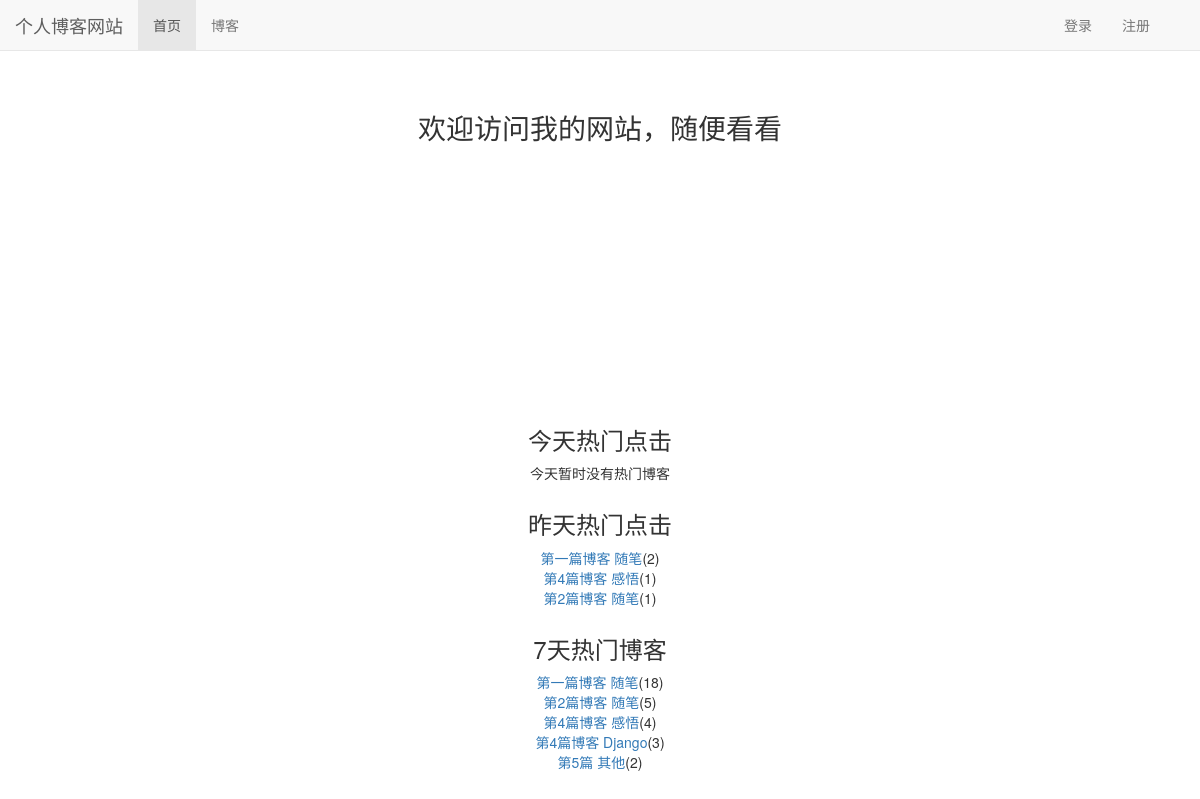
The app's page /, older data.
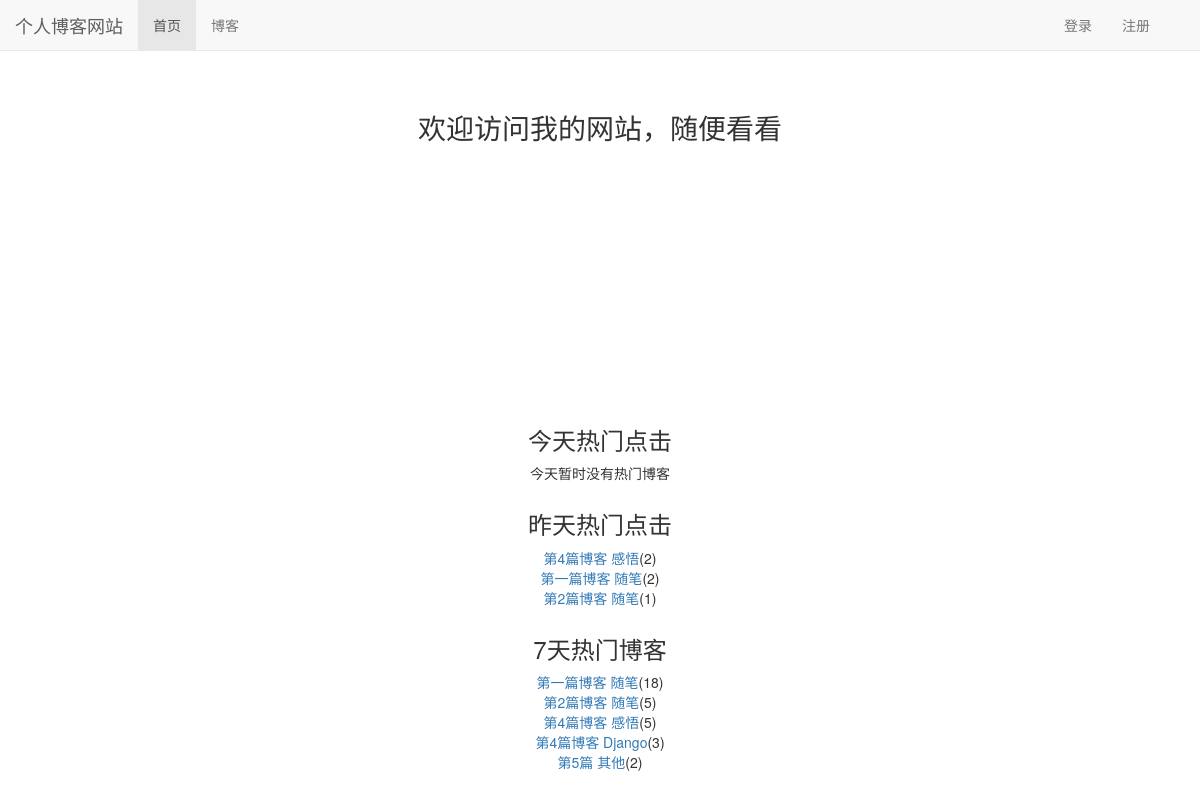
The same page, newer data.
### read_statistics/models.py (models this page shows)
class ReadDetail(models.Model):
    date = models.DateField(default=timezone.now)
    read_num = models.IntegerField(default=0)
    content_type = models.ForeignKey(ContentType, on_delete=models.CASCADE)
    object_id = models.PositiveIntegerField()
    content_object = GenericForeignKey('content_type', 'object_id')

### blog/models.py (models this page shows, shortened)
class Blog(models.Model, ReadNumExpandMethod):  # 继承 方法
    title = models.CharField(max_length=50)
    blog_type = models.ForeignKey(BlogType, on_delete=models.CASCADE)
    content = RichTextUploadingField()
    author = models.ForeignKey(User, on_delete=models.CASCADE)
    read_details = GenericRelation(ReadDetail)
    created_time = models.DateTimeField(auto_now_add=True)
    last_updated_time = models.DateTimeField(auto_now=True)
    class Meta:
        ordering = ['created_time']

### mysite/views.py (the view)
# urls.py: 2. Add a URL to urlpatterns:  path('', views.home, name='home')
def home(request):
    blog_content_type = ContentType.objects.get_for_model(Blog)
    dates, read_nums = get_seven_days_read_data(blog_content_type)
    today_hot_data = get_today_hot_data(blog_content_type)
    yesterday_hot_data = get_yesterday_hot_data(blog_content_type)
    hot_data_for_7_days = cache.get('hot_data_for_7_days')
    if hot_data_for_7_days is None:
        hot_data_for_7_days = get_7_days_hot_data(blog_content_type)
        cache.set('hot_data_for_7_days', hot_data_for_7_days, 20)
        print('calc')
    else:
        print('use cache')
    context = {}
    context['dates'] = dates
    context['read_nums'] = read_nums
    context['today_hot_data'] = today_hot_data
    context['yesterday_hot_data'] = yesterday_hot_data
    context['hot_data_for_7_days'] = hot_data_for_7_days
    return render(request, 'home.html', context)

### read_statistics/utils.py (called while the page is built)
def get_seven_days_read_data(content_type):
    today = timezone.now().date()
    dates = []
    read_nums = []
    for i in range(6, -1, -1):
        date = today - datetime.timedelta(days=i)
        dates.append(date.strftime('%m/%d'))
        read_details = ReadDetail.objects.filter(
            content_type=content_type, date=date)
        result = read_details.aggregate(read_num_sum=Sum('read_num'))  # 聚合
        read_nums.append(result['read_num_sum'] or 0)  # 空则为0
    return dates, read_nums

def get_today_hot_data(content_type):
    today = timezone.now().date()
    read_details = ReadDetail.objects.filter(
        content_type=content_type, date=today).order_by('-read_num')
    return read_details[:7]  # 取前7条

def get_yesterday_hot_data(content_type):
    today = timezone.now().date()
    yesterday = today - datetime.timedelta(days=1)
    read_details = ReadDetail.objects.filter(
        content_type=content_type, date=yesterday).order_by('-read_num')
    return read_details[:7]

def get_7_days_hot_data(content_type):
    today = timezone.now().date()
    date = today - datetime.timedelta(days=7)
    blogs = Blog.objects\
        .filter(read_details__date__lt=today, read_details__date__gte=date)\
        .values('id', 'title')\
        .annotate(read_num_sum=Sum('read_details__read_num'))\
        .order_by('-read_num_sum')
    return blogs[:7]

### user/context_processors.py (called while the page is built)
def login_modal_form(request):
    return {'login_modal_form': LoginForm()}

### templates/home.html (shortened to what this page needs)
{% extends "base.html" %}
{% load staticfiles %}
{% block nav_home_active %}active{% endblock %}
{% block header_extends %}
    <link rel="stylesheet" href="{% static 'home.css' %}">
{% endblock header_extends %}
{% block content %}
    <h3 class="home-content">欢迎访问我的网站，随便看看</h3>
    <div id="container"></div>
<div class="hot-data">
    <h3 class="hot_data_title">今天热门点击</h3>
    <ul>
        {% for hot_data in today_hot_data  %}
        <li><a href="{% url 'blog_detail' hot_data.content_object.pk %}">{{ hot_data.content_object.title }}</a>({{ hot_data.read_num }})</li>
        {% empty %}
        <li>今天暂时没有热门博客</li>
        {% endfor %}
    </ul>
</div>
<div class="hot-data">
    <h3>昨天热门点击</h3>
    <ul>
        {% for hot_data in yesterday_hot_data  %}
        <li><a href="{% url 'blog_detail' hot_data.content_object.pk %}">{{ hot_data.content_object.title }}</a>({{ hot_data.read_num }})</li>
        {% empty %}
        <li>昨天没有热门博客</li>
        {% endfor %}
    </ul>
</div>
<div class="hot-data">
    <h3>7天热门博客</h3>
    <ul>
        {% for hot_data in hot_data_for_7_days  %}
        <li><a href="{% url 'blog_detail' hot_data.id %}">{{ hot_data.title }}</a>({{ hot_data.read_num_sum }})</li>
        {% empty %}
        <li>没有热门博客</li>
        {% endfor %}
    </ul>
</div>
{% endblock content %}

### templates/base.html (shortened to what this page needs)
{% load staticfiles %}
<!DOCTYPE html>
<html lang="zh-CN">
<head>
    <link rel="stylesheet" href="/static/base.css">
    <link rel="stylesheet" href="{% static 'bootstrap-3.3.7/css/bootstrap.min.css' %}">
    {% block header_extends %}
    {% endblock header_extends %}
</head>
<body>
    <div class="navbar navbar-default navbar-fixed-top" role="navigation">
        <div class="container-fluid">
            <div class="navbar-header">
                <a class="navbar-brand" href="{% url 'home' %}">个人博客网站</a>
            </div>
            <div class="collapse navbar-collapse" id="navbar-collapse">
                <ul class="nav navbar-nav">
                        <li class="{% block nav_home_active %}{% endblock %}"><a href="{% url 'home' %}">首页</a></li>
                        <li class="{% block nav_blog_active%}{% endblock%}">
                        <a href="{% url 'blog_list' %}">博客</a></li>
                </ul>
                <ul class="nav navbar-nav navbar-right">
                    {% if not user.is_authenticated %}
                        <li><a href="{% url 'login' %}?from={{ request.get_full_path }}">登录</a></li>
                        <li><a href="{% url 'register' %}?from={{ request.get_full_path }}">注册</a></li>
                    {% endif %}
                </ul>
            </div>
        </div>
    </div>
    {% block content %}{% endblock content %}
</body>
</html>

### static/base.css (style rules this page uses)
* { margin: 0; padding: 0; }
body { margin-top: 70px!important; }
ul { list-style: none; }
ul.navbar-right { margin-right: 20px; }

### static/home.css (style rules this page uses)
h3.home-content { font-size: 2em; text-align: center; margin-top: 4em; margin-bottom: 2em; }
div#container { margin: 0 auto; height:200px; width: 600px; }
div.hot-data { text-align: center; margin-top: 2em }

Row changes from the older to the newer data that the page shows:
changed ReadDetail "第4篇博客 感悟": read_num "1" → "2"; moves up the list
Text that changed along with them:
new list line: "第4篇博客 感悟 ( 5 )"
list line gone: "第4篇博客 感悟 ( 4 )"
